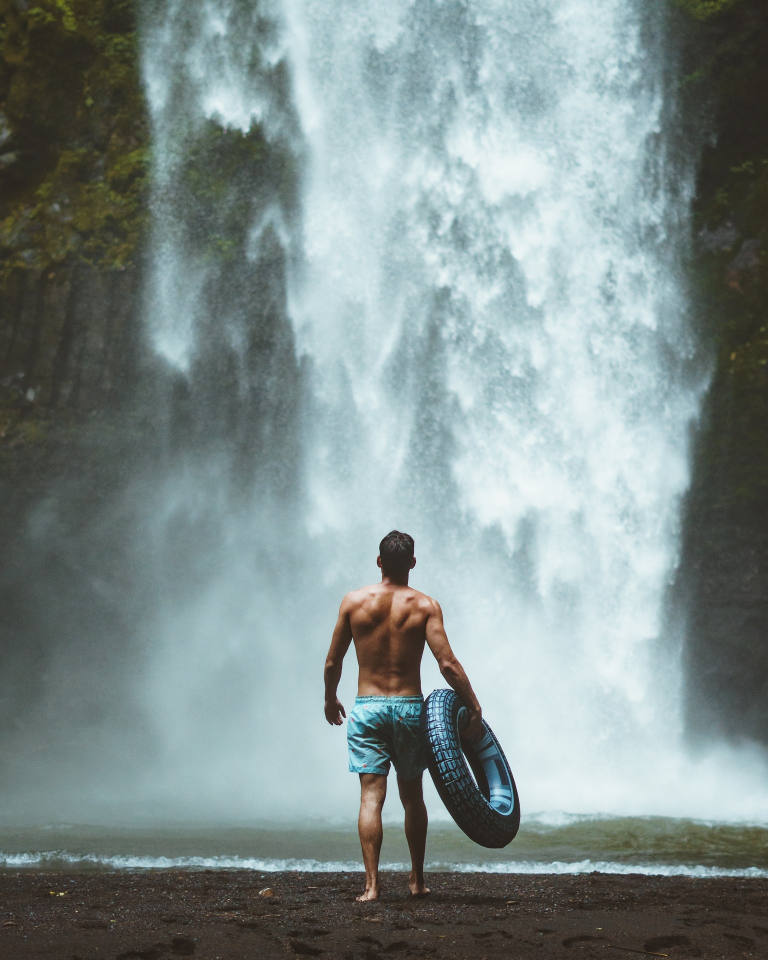
#> input picture 사진을그림으로변환하기(OpenCV)/water-3354062_1920.jpg, 1536 x 1920 px (shown at 1/2 size)
$ python 24_main.py
#> lines starting #> are read from the running program, lines starting #| are printed output that depends on the picture
#24 사람을 그림으로 변환하기(OpenCV)

## pip install opencv-python - OpenCV는 이미지처리 영상처리 분야에서 유명한 라이브러리


### 여행사진을 그림으로 변환하는 코드 만들기

import numpy as np
import cv2

ff = np.fromfile(r'pjt24_사진을그림으로변환하기(OpenCV)\water-3354062_1920.jpg', np.uint8)
img = cv2.imdecode(ff, cv2.IMREAD_UNCHANGED)
#> img is the input picture: shape (1920, 1536, 3); mean B, G, R 140.4, 141.7, 128
img = cv2.resize(img, dsize=(0,0), fx=1.0, fy=1.0, interpolation=cv2.INTER_LINEAR)

cartoon_img = cv2.stylization(img, sigma_s=100, sigma_r=0.1)
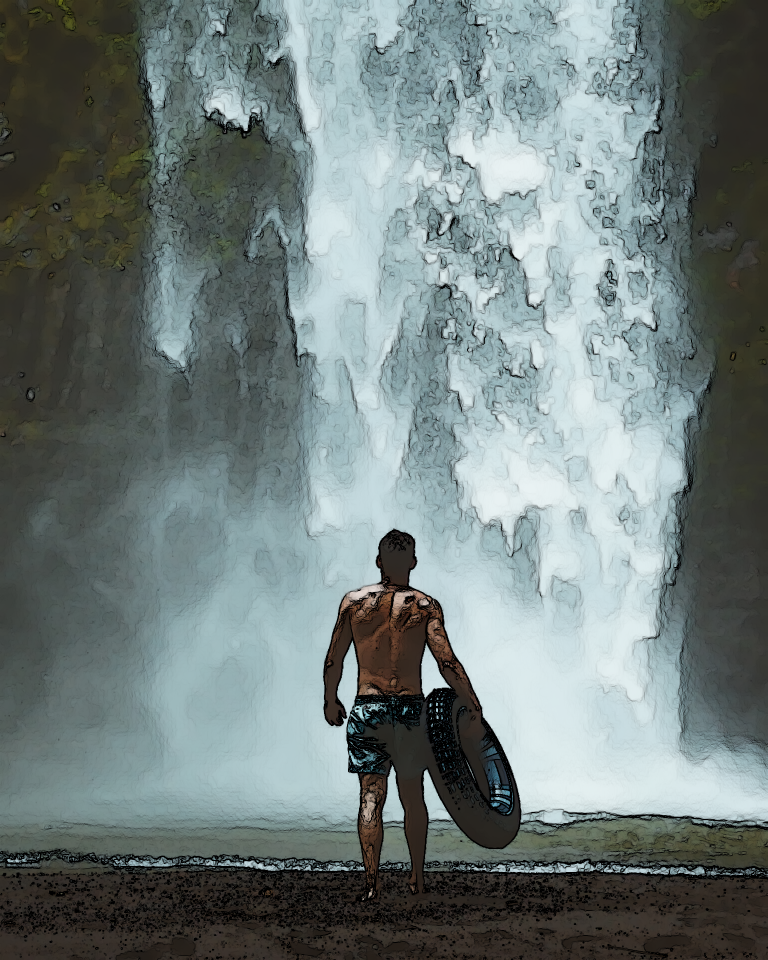
#> cartoon_img: shape (1920, 1536, 3) (shown at 1/2 size); mean B, G, R 124.2, 125.3, 113.2

cv2.imshow('cartoon view', cartoon_img)
cv2.waitKey(0)
cv2.destroyAllWindows()


### 실시간으로 사진이 변하는 코드 만들기

def onChange(pos):
    pass

cv2.namedWindow('Trackbar Windows')
cv2.createTrackbar('sigma_s', 'Trackbar Windows', 0, 200, onChange)
cv2.createTrackbar('sigma_r', 'Trackbar Windows', 0 ,100, onChange)

cv2.setTrackbarPos('sigma_s', 'Trackbar Windows', 100)
cv2.setTrackbarPos('sigma_r', 'Trackbar Windows', 10)

while True:
    if cv2.waitKey(100) == ord('q'):
#> (key q is pressed here)
        break

    sigma_s_value = cv2.getTrackbarPos('sigma_s', 'Trackbar Windows')
    sigma_r_value = cv2.getTrackbarPos('sigma_r', 'Trackbar Windows') /100.0

    print('sigma_s_value : ' , sigma_s_value)
    print('sigma_r_value : ' , sigma_r_value)

    cartoon_img  = cv2.stylization(img, sigma_s= sigma_s_value, sigma_r=sigma_r_value)

    cv2.imshow('Trackbar Windows', cartoon_img)


cv2.destroyAllWindows()
